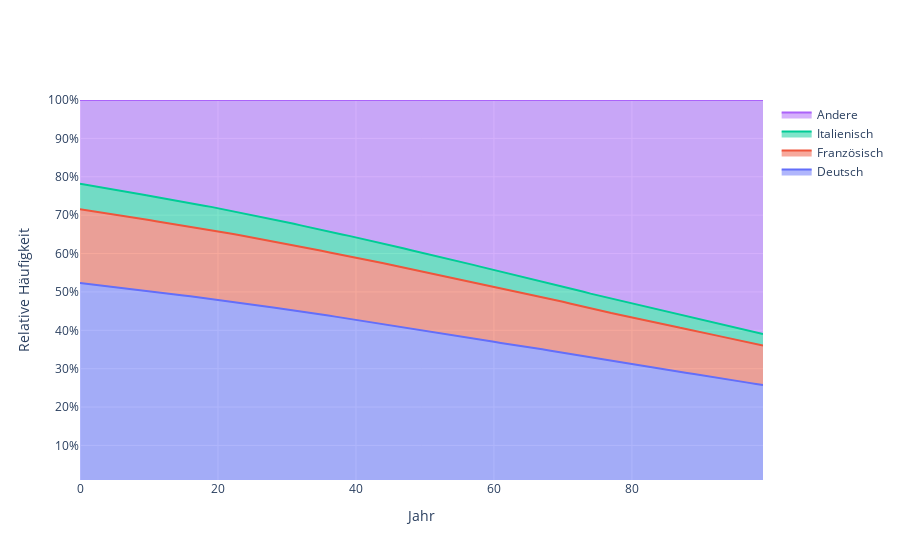

Notebook cell for this chart:
### Markdown cell above
## Execution

### Code cell
params_geburtenrate = get_distributionParams_of_geburtenrate()
params_todesrate = get_distributionParams_of_todesrate()
params_einwanderung = get_distributionParams_of_einwanderung()
params_auswanderung = get_distributionParams_of_auswanderung()

## erwartungswerte prüfen!!!!!!!!!!

n = 100
years=100
startValues = (4440082, 1628228, 567203, 1850152)

print("Population start size: ", np.sum(startValues))

Deutsch = simulation(params_geburtenrate["Deutsch"], params_todesrate["Deutsch"], params_einwanderung["Deutsch"], params_auswanderung["Deutsch"], startValues[0],years=years,n=n)
Französisch = simulation(params_geburtenrate["Französisch"], params_todesrate["Französisch"], params_einwanderung["Französisch"], params_auswanderung["Französisch"], startValues[1],years=years,n=n)
Italienisch = simulation(params_geburtenrate["Italienisch"], params_todesrate["Italienisch"], params_einwanderung["Italienisch"], params_auswanderung["Italienisch"], startValues[2],years=years,n=n)
Andere = simulation(params_geburtenrate["Andere"], params_todesrate["Andere"], params_einwanderung["Andere"], params_auswanderung["Andere"], startValues[3],years=years,n=n)

print("Population end size: ", np.sum([MeanOfSim(Deutsch)[-1], MeanOfSim(Französisch)[-1], MeanOfSim(Italienisch)[-1], MeanOfSim(Andere)[-1]]))

display_sim(Deutsch, Französisch, Italienisch, Andere, 2022)
display_stackedArea_chart(Deutsch, Französisch, Italienisch, Andere)
display_simulationEnd_dist(Deutsch, Französisch, Italienisch, Andere)
